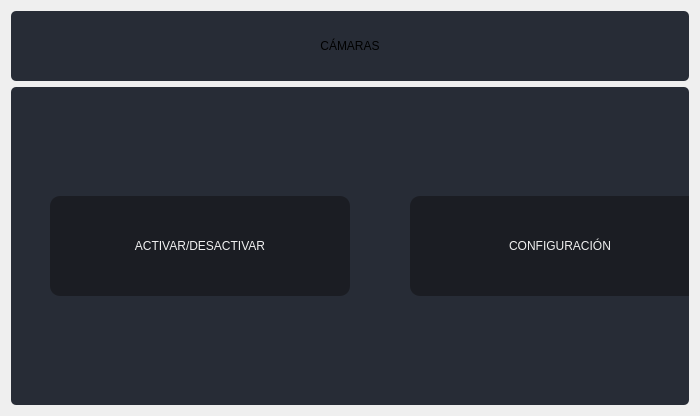
                  <widget class="QWidget" name="page_camaras">
                   <layout class="QVBoxLayout" name="verticalLayout_14">
                    <item>
                     <widget class="QFrame" name="frame_23">
                      <property name="minimumSize">
                       <size>
                        <width>0</width>
                        <height>70</height>
                       </size>
                      </property>
                      <property name="maximumSize">
                       <size>
                        <width>16777215</width>
                        <height>70</height>
                       </size>
                      </property>
                      <property name="styleSheet">
                       <string notr="true">background-color: rgb(39, 44, 54);
border-radius: 5px;</string>
                      </property>
                      <property name="frameShape">
                       <enum>QFrame::StyledPanel</enum>
                      </property>
                      <property name="frameShadow">
                       <enum>QFrame::Raised</enum>
                      </property>
                      <layout class="QVBoxLayout" name="verticalLayout_42">
                       <item>
                        <layout class="QVBoxLayout" name="verticalLayout_41">
                         <item>
                          <widget class="QLabel" name="label_3">
                           <property name="styleSheet">
                            <string notr="true">font: 75 20pt &quot;MS Shell Dlg 2&quot;;</string>
                           </property>
                           <property name="text">
                            <string>CÁMARAS</string>
                           </property>
                           <property name="alignment">
                            <set>Qt::AlignCenter</set>
                           </property>
                          </widget>
                         </item>
                        </layout>
                       </item>
                      </layout>
                     </widget>
                    </item>
                    <item>
                     <widget class="QFrame" name="frame_24">
                      <property name="styleSheet">
                       <string notr="true">background-color: rgb(39, 44, 54);
border-radius: 5px;</string>
                      </property>
                      <property name="frameShape">
                       <enum>QFrame::StyledPanel</enum>
                      </property>
                      <property name="frameShadow">
                       <enum>QFrame::Raised</enum>
                      </property>
                      <layout class="QHBoxLayout" name="horizontalLayout_26">
                       <item>
                        <layout class="QFormLayout" name="formLayout_9">
                         <property name="fieldGrowthPolicy">
                          <enum>QFormLayout::FieldsStayAtSizeHint</enum>
                         </property>
                         <property name="labelAlignment">
                          <set>Qt::AlignCenter</set>
                         </property>
                         <property name="formAlignment">
                          <set>Qt::AlignHCenter|Qt::AlignTop</set>
                         </property>
                         <property name="horizontalSpacing">
                          <number>60</number>
                         </property>
                         <property name="verticalSpacing">
                          <number>60</number>
                         </property>
                         <item row="0" column="0">
                          <spacer name="verticalSpacer_15">
                           <property name="orientation">
                            <enum>Qt::Vertical</enum>
                           </property>
                           <property name="sizeHint" stdset="0">
                            <size>
                             <width>20</width>
                             <height>40</height>
                            </size>
                           </property>
                          </spacer>
                         </item>
                         <item row="1" column="0">
                          <widget class="QPushButton" name="btn_camarasad">
                           <property name="minimumSize">
                            <size>
                             <width>300</width>
                             <height>100</height>
                            </size>
                           </property>
                           <property name="maximumSize">
                            <size>
                             <width>300</width>
                             <height>100</height>
                            </size>
                           </property>
                           <property name="styleSheet">
                            <string notr="true">QPushButton {
	border-color: rgb(27, 29, 35);
	font: 75 16pt &quot;MS Shell Dlg 2&quot;;
	color: rgb(240, 240, 240);
	background-color: rgb(27, 29, 35);
	border: 0px solid;
	border-radius: 10px;	
}
QPushButton:hover {
	background-color:rgb(44, 49, 60);
	border-color: rgb(27, 29, 35);
	border: 2px solid;
}</string>
                           </property>
                           <property name="text">
                            <string>ACTIVAR/DESACTIVAR</string>
                           </property>
                           <property name="icon">
                            <iconset resource="files.qrc">
                             <normaloff>:/80x80/icons/80x80/ct-camaras.png</normaloff>:/80x80/icons/80x80/ct-camaras.png</iconset>
                           </property>
                           <property name="iconSize">
                            <size>
                             <width>80</width>
                             <height>80</height>
                            </size>
                           </property>
                          </widget>
                         </item>
                         <item row="1" column="1">
                          <widget class="QPushButton" name="btn_camaras_conf">
                           <property name="minimumSize">
                            <size>
                             <width>300</width>
                             <height>100</height>
                            </size>
                           </property>
                           <property name="maximumSize">
                            <size>
                             <width>300</width>
                             <height>100</height>
                            </size>
                           </property>
                           <property name="styleSheet">
                            <string notr="true">QPushButton {
	border-color: rgb(27, 29, 35);
	font: 75 16pt &quot;MS Shell Dlg 2&quot;;
	color: rgb(240, 240, 240);
	background-color: rgb(27, 29, 35);
	border: 0px solid;
	border-radius: 10px;	
}
QPushButton:hover {
	background-color:rgb(44, 49, 60);
	border-color: rgb(27, 29, 35);
	border: 2px solid;
}</string>
                           </property>
                           <property name="text">
                            <string>CONFIGURACIÓN</string>
                           </property>
                           <property name="icon">
                            <iconset resource="files.qrc">
                             <normaloff>:/80x80/icons/80x80/ct-camaras.png</normaloff>:/80x80/icons/80x80/ct-camaras.png</iconset>
                           </property>
                           <property name="iconSize">
                            <size>
                             <width>80</width>
                             <height>80</height>
                            </size>
                           </property>
                          </widget>
                         </item>
                         <item row="2" column="0">
                          <spacer name="verticalSpacer_16">
                           <property name="orientation">
                            <enum>Qt::Vertical</enum>
                           </property>
                           <property name="sizeHint" stdset="0">
                            <size>
                             <width>20</width>
                             <height>40</height>
                            </size>
                           </property>
                          </spacer>
                         </item>
                        </layout>
                       </item>
                      </layout>
                     </widget>
                    </item>
                   </layout>
                  </widget>
